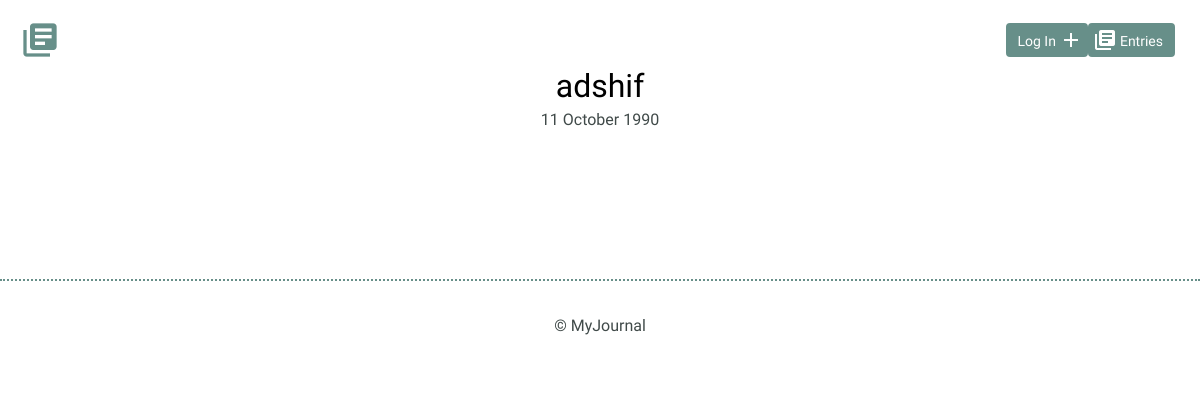
Before: / with the older database file.
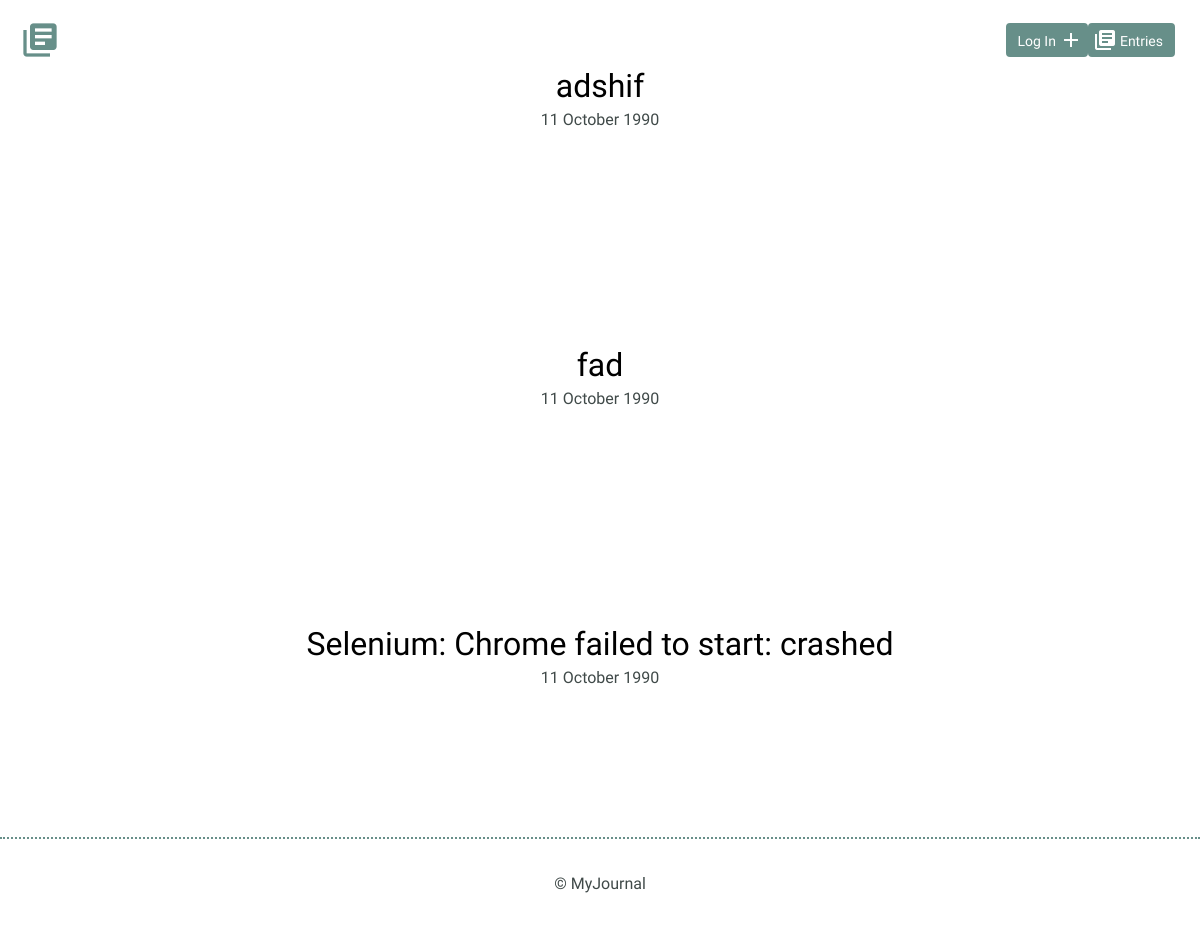
After: the same page with the newer database file.
### models.py (models this page shows)
class Post(Model):
    title = CharField()
    date = DateField()
    time_spent = CharField(max_length=100)
    what_i_learned = TextField()
    resources_to_remember = TextField()
    posted_at = DateTimeField(default=datetime.datetime.now)
    class Meta:
        database = DATABASE

### app.py (the view)
@app.route('/')
def index():
    stream = models.Post.select().limit(5)
    stream.order_by(models.Post.posted_at.asc())
    return render_template('index.html', stream=stream)

### app.py (called while the page is built)
@app.before_request
def before_request():
    g.db = models.DATABASE
    g.db.connect(reuse_if_open=True)
    g.user = current_user

@app.after_request
def after_request(response):
    g.db.close()
    return response

### templates/index.html (shortened to what this page needs)
{% extends "layout.html" %}
{% block content %}
{% if stream %}
    {% for post in stream %}
    <section>
        <div class="container">
            <div class="entry-list">
                <article>
                    <h2><a href="{{ url_for('detail', post_id=post.id) }}">{{ post.title }}</a></h2>
                    <time datetime="datetime">{{ post.date.strftime('%d %B %Y') }} </time>
                </article>
            </div>
        </div>
    </section>
    {% endfor %}
{% endif %}
{% endblock %}

### templates/layout.html (shortened to what this page needs)
<!DOCTYPE html>
<html>
    <head>
        <link rel="stylesheet" href="/static/css/normalize.css">
        <link rel="stylesheet" href="/static/css/site.css">
    </head>
    <body>
        <header> {% block title %} {% endblock %}
            <div class="container">
                    <a class="logo" href="{{ url_for('index') }}"><i class="material-icons">library_books</i></a>
                    <a class="button icon-left" href="{{ url_for('list') }}"><i class="material-icons">library_books</i>Entries</a>
                    {% if current_user.is_authenticated %}
                        <a class="button icon-right" href="{{ url_for('new_post') }}"><span>New Entry</span> <i class="material-icons">add</i></a>
                        <a class="button icon-right" href="{{ url_for('logout') }}"><span>Log Out</span> <i class="material-icons">add</i></a>
                    {% else %}
                        <a class="button icon-right" href="{{ url_for('login') }}"><span>Log In</span> <i class="material-icons">add</i></a>
                    {% endif %}
            </div>
        </header>
                {% block content %} {% endblock %}
        <footer>
            <div>
                &copy; MyJournal
            </div>
        </footer>
    </body>
</html>

### static/css/site.css (style rules this page uses)
body { font-size: 16px; color: #404a49; font-family: 'Cousine', serif; font-weight: 400; }
.container { margin: 0 auto; padding: 0 25px; }
header .logo i { color: #678f89; margin: 20px 0 0 -5px; float: left; font-size: 40px; }
header .button { float: right; margin: 33px 0 0 0; }
footer { text-align: center; padding: 35px 0; border-top: 2px dotted #678f89; }
.button { padding: 8px 10px 6px 10px; background: #678f89; border: 2px solid #678f89; border-radius: 4px; text-decoration: none; color: #FFF; position: relative; text-align: center; font-size: 14px; }
.button.icon-right { padding-right: 30px; top: -10px; }
.button.icon-left { padding-left: 30px; top: -10px; }
.button.icon-right i { position: absolute; top: 3px; right: 3px; }
.button.icon-left i { position: absolute; top: 3px; left: 3px; }
h1, h2, h3 { margin: 0; font-weight: 400; line-height: 1em; color: #000; }
h2 { font-size: 32px; }
h2 a { text-decoration: none; color: #000; }
.entry-list, .edit-entry, .new-entry { max-width: 800px; margin: 0 auto; padding: 70px 0 150px 0; }
.entry-list article { margin-bottom: 70px; text-align: center; }
.entry-list article:last-child { margin-bottom: 0; }
.entry-list article h2 { margin-bottom: 8px; }

Changed rows visible on the page:
added Post: title "fad", date "11 October 1990"
added Post: title "Selenium: Chrome failed to start: crashed", date "11 October 1990"
